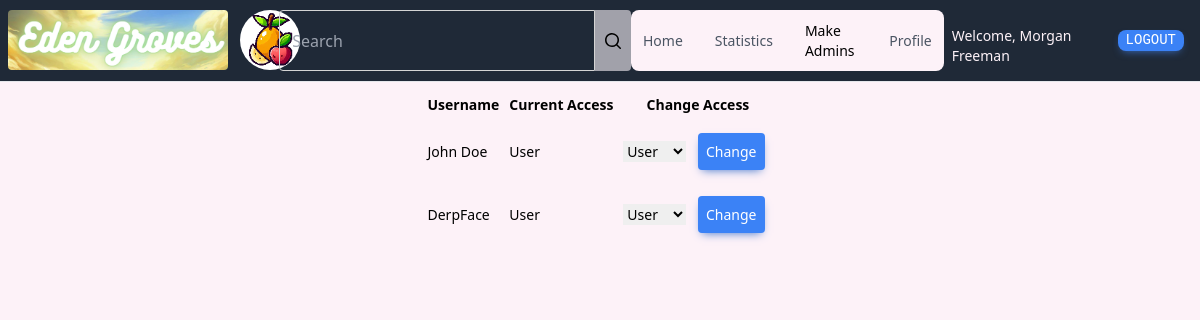
Page /make_admins (signed in) on the committed database.
### application/model/models.py (models this page shows, shortened)
class User(db.Model):
    __tablename__ = "user"
    user_id = db.Column(db.Integer, primary_key=True, autoincrement=True)  # TODO: What if it overflows?
    user_name = db.Column(db.String(50), unique=True, nullable=False)
    user_password = db.Column(db.BINARY(32), nullable=False)
    password_salt = db.Column(db.String(16), nullable=False)
    user_email = db.Column(db.String(256), unique=True, nullable=False)  # TODO: Send an email confirmation?
    user_type = db.Column(db.String(10), nullable=False)
    cart = db.relationship('Cart', back_populates='user')
    orders = db.relationship('Order', back_populates='user')

### application/controller/misc/helper_functions.py (the view)
    def wrapper(*args, **kwargs):
        user = session_user()
        if user is None:
            return redirect('/login?not_logged_in=True')
        elif user.user_type == 'God':
            return func(*args, **kwargs)
        else:
            abort(404, description="Resource not found")

### application/controller/admin/admin_dash.py
class AlterAccessForm(FlaskForm):
    username = HiddenField('username')
    access_level = SelectField('access', choices=[('User', 'User'), ('Admin', 'Admin'), ('God', 'God')],
                               validators=[DataRequired()])
    submit = SubmitField('Change')

### application/controller/admin/admin_dash.py (called while the page is built)
@app.route('/make_admins', methods=['GET', 'POST'])
@only_gods
def make_admins():
    user = session_user()
    form = AlterAccessForm()
    if request.method == 'POST':
        if form.validate_on_submit():
            User.query.filter_by(user_name=form.username.data).update({'user_type': form.access_level.data})
            db.session.commit()
    users = db.session.query(User).filter(User.user_name != user.user_name).all()
    return render_template("admin/make_admins.html", user=user, users=users, form=form)

### application/controller/misc/helper_functions.py (called while the page is built)
def session_user():
    try:
        if session['user']:
            return db.session.query(User).filter(User.user_id == session['user']).first()
    except KeyError:
        return None

def only_gods(func):
    def wrapper(*args, **kwargs):
        user = session_user()
        if user is None:
            return redirect('/login?not_logged_in=True')
        elif user.user_type == 'God':
            return func(*args, **kwargs)
        else:
            abort(404, description="Resource not found")
    wrapper.__name__ = func.__name__
    return wrapper

### application/view/templates/admin/make_admins.html (shortened to what this page needs)
{% extends "common/navbar.html" %}
{% from "common/helper_scripts.html" import render_field, other,current, rectbutton %}
{% block references %}
    <a href="/" class="{{ other() }}">Home</a>
    <a href="/statistics" class="{{ other() }}">Statistics</a>
    <a class="{{ current() }}" aria-current="page">Make Admins</a>
    <a href="/profile" class="{{ other() }}">Profile</a>
{% endblock %}
{% block content %}
    <table>
        <tr>
            <th>Username</th>
            <th>Current Access</th>
            <th>Change Access</th>
        </tr>
        {% for user in users %}
            <tr>
                <td>{{ user.user_name }}</td>
                <td>{{ user.user_type }}</td>
                <td>
                    <form method="post" class="danger-form" action="/make_admins">
                        {{ form.access_level(class="text-black") }}
                        <button class="{{ rectbutton() }} bg-blue-500 hover:bg-blue-600">
                            {{ form.submit(class="cursor-pointer") }}
                        </button>
                    </form>
                </td>
            </tr>
        {% endfor %}
    </table>
{% endblock %}

### application/view/templates/common/navbar.html (shortened to what this page needs)
{% from "common/helper_scripts.html" import coolbluebutton,current,other %}
<!DOCTYPE html>
<html lang="en">
<head>
    <link href="{{ url_for('static', filename='output.css') }}" rel="stylesheet">
</head>
<body class="grid place-content-center bg-pink-50 text-sm">
<div style="margin-bottom: 70px">Stay outta the bar!</div>
<nav class="px-2 py-2.5 fixed w-full bg-gray-800 border-b border-gray-200">
    <div class="flex justify-between">
        <div class="flex flex-row">
            <img src="../../static/sitename.png" class="rounded mr-3" alt="site name" style="height:60px">
            <img style="width: 60px;height: 60px" class="rounded-full mr-3" src="../../static/logo.png"
                 alt="Website Logo">
        </div>
        <form action="/search" class="flex w-4/12">
            <input
                    name="q"
                    type="search"
                    class="w-full text-white rounded-l bg-transparent border border-solid border-neutral-300 px-3 py-1.5 text-base font-normal outline-none focus:border-primary focus:shadow-te-primary"
                    placeholder="Search"
                    aria-label="Search"
                    aria-describedby="search-button"/>
            <button type="submit"
                    class="rounded-r bg-zinc-400 px-2 py-2.5 leading-tight transition ease-out delay-50 hover:-translate-y-0.5 hover:scale-110 hover:bg-primary-700 hover:shadow-lg focus:bg-primary-700 focus:shadow-lg"
                    type="button"
                    id="search-button">
                <svg
                        xmlns="http://www.w3.org/2000/svg"
                        viewBox="0 0 20 20"
                        fill="currentColor"
                        class="h-5 w-5">
                    <path
                            fill-rule="evenodd"
                            d="M9 3.5a5.5 5.5 0 100 11 5.5 5.5 0 000-11zM2 9a7 7 0 1112.452 4.391l3.328 3.329a.75.75 0 11-1.06 1.06l-3.329-3.328A7 7 0 012 9z"
                            clip-rule="evenodd"></path>
                </svg>
            </button>
        </form>
        <div class="flex">
            <div class="flex content-center items-center px-3 w-full md:w-auto  mt-4 border border-gray-100 rounded-lg bg-gray-50 md:space-x-8 md:mt-0 md:text-sm md:font-medium md:border-0 md:bg-pink-50"
                 id="navbar-sticky">
                {% block references %}{% endblock %}
            </div>
            <div class="content-end flex">
                {% if not user %}
                    <a class="mx-2 px-2 my-5 {{ coolbluebutton() }}" href="/login">Login</a>
                {% else %}
                    <p class="mx-2 mt-4 text-pink-50">Welcome, {{ user.user_name }}</p>
                    <a class="mx-2 px-2 my-5 {{ coolbluebutton() }}" href="/logout">Logout</a>
                {% endif %}
            </div>
        </div>
    </div>
</nav>
{% block content %}
{% endblock %}
</body>
</html>

### application/view/templates/admin/make_admins.html (style rules this page uses)
th, td { padding: 5px; }

### rows in the picture
User: user_name "Morgan Freeman"
User: user_name "John Doe", user_type "User"
User: user_name "DerpFace", user_type "User"
